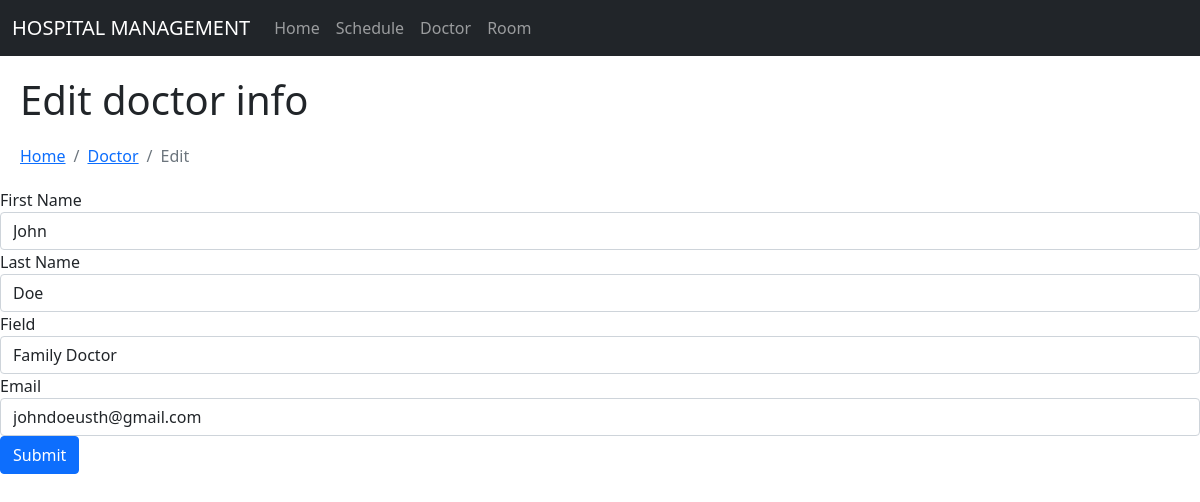
The app's page /main/edit-doctor.php?id=1 with its own data.
### tables this page shows
CREATE TABLE doctors(
            id          INTEGER,
            first_name  TEXT NOT NULL,
            last_name   TEXT,
            field       TEXT,  
            email       TEXT NOT NULL UNIQUE,
            PRIMARY KEY(id)
            );

### main/edit-doctor.php (the view, shortened to what this page needs)
<?php
    include('static/config.php');
    $doc_id = intval($_GET['id']);
?>
<html lang="en">
<head>
    <link href="https://cdn.jsdelivr.net/npm/bootstrap@5.1.3/dist/css/bootstrap.min.css" rel="stylesheet">
    <link rel="stylesheet" href="../styles/styles.css">
</head>
<body>
    <div>
        <?php include('static/navbar.php'); ?>
    </div>
    <div class="title">
        <h1>Edit doctor info</h1>
    </div>
    <div class="app">
        <div class="list-title margin">
            <nav aria-label="breadcrumb">
                <ol class="breadcrumb">
                    <li class="breadcrumb-item"><a href="index.php">Home</a></li>
                    <li class="breadcrumb-item"><a href="index.php">Doctor</a></li>
                    <li class="breadcrumb-item active" aria-current="page">Edit</li>
                </ol>
            </nav>
        </div>
        <div>
<?php
    $sql = mysqli_query($conn, "SELECT * FROM doctors WHERE id = '$doc_id'");
    while($data=mysqli_fetch_array($sql)){
?>
        <div>
            <form role="form" name="adddoc" method="post" onsubmit="return valid();">
                <div class="form-section">
                    <label for="first_name">First Name</label>
                    <input type="text" name="first_name" class="form-control"
                        value="<?php echo htmlentities($data['first_name']);?>" >
                </div>
                <div class="form-section">
                    <label for="last_name">Last Name</label>
                    <input type="text" name="last_name" class="form-control"
                        value="<?php echo htmlentities($data['last_name']);?>" >
                </div>
                <div class="form-section">
                    <label for="last_name">Field</label>
                    <input type="text" name="field" class="form-control"
                        value="<?php echo htmlentities($data['field']);?>" >
                </div>
                <div class="form-section">
                    <label for="email">Email</label>
                    <input type="text" name="email" class="form-control"
                        value="<?php echo htmlentities($data['email']);?>" >
                </div>
                <button type="submit" name="submit" class="btn btn-primary">
                    Submit
                </button>
            </form>
        </div>
<?php }?>
        </div>
    </div>
</body>
</html>

### styles/styles.css (style rules this page uses)
.title { margin: 20px; }
.margin { margin: 20px; }

### records on screen
doctors: first_name "John", last_name "Doe", field "Family Doctor", email "johndoeusth@gmail.com"
